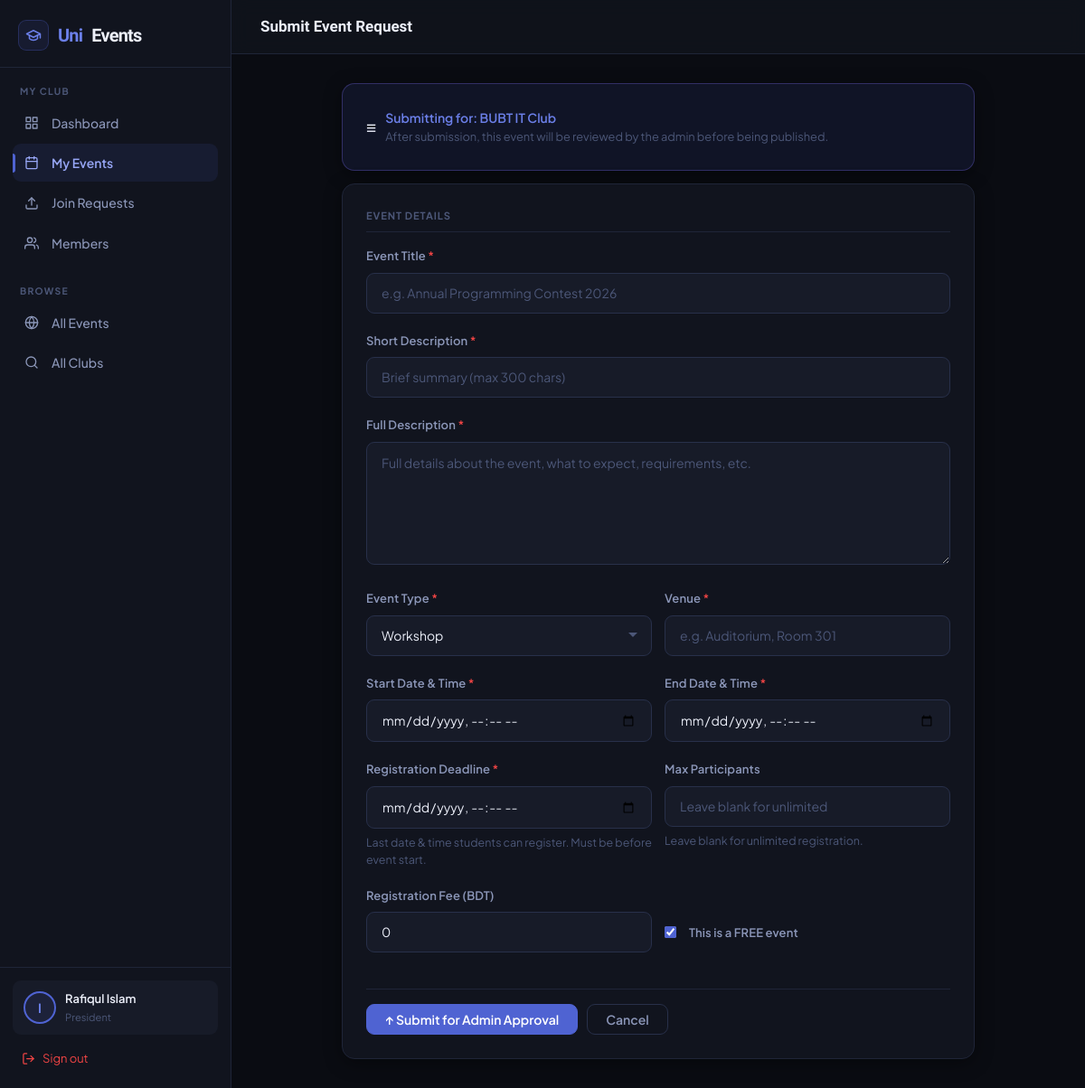
Page /dashboard/president/events/create/ (signed in) on the committed database.
### accounts/models.py (models this page shows, shortened)
class CustomUser(AbstractUser):
    USER_TYPE_CHOICES = (
        ('student', 'Student'),
        ('faculty', 'Faculty'),
        ('admin', 'Administrator'),
        ('president', 'President'),
    )
    user_type = models.CharField(max_length=20, choices=USER_TYPE_CHOICES, default='student')
    student_id = models.CharField(max_length=20, blank=True, null=True)
    phone = models.CharField(max_length=15, blank=True, null=True)
    profile_picture = models.ImageField(upload_to='profile_pics/', blank=True, null=True)
    bio = models.TextField(blank=True, null=True)
    department = models.CharField(max_length=100, blank=True, null=True)
    intake = models.CharField(max_length=20, blank=True, null=True, help_text="e.g. 49, 50, Fall-2022")
    year = models.IntegerField(blank=True, null=True)
    is_verified = models.BooleanField(default=False)

### clubs/models.py (models this page shows, shortened)
class Club(models.Model):
    STATUS_CHOICES = (
        ('active', 'Active'),
        ('inactive', 'Inactive'),
        ('pending', 'Pending Approval'),
    )
    name = models.CharField(max_length=200)
    slug = models.SlugField(unique=True)
    description = models.TextField()
    short_description = models.CharField(max_length=300, blank=True, null=True)
    category = models.ForeignKey(ClubCategory, on_delete=models.SET_NULL, null=True, blank=True)
    logo = models.ImageField(upload_to='club_logos/', blank=True, null=True)
    banner = models.ImageField(upload_to='club_banners/', blank=True, null=True)
    president = models.ForeignKey(settings.AUTH_USER_MODEL, on_delete=models.CASCADE, related_name='president_of')
    vice_president = models.ForeignKey(settings.AUTH_USER_MODEL, on_delete=models.SET_NULL, null=True, blank=True, related_name='vice_president_of')
    faculty_advisor = models.ForeignKey(settings.AUTH_USER_MODEL, on_delete=models.SET_NULL, null=True, blank=True, related_name='faculty_advisor_of')
    email = models.EmailField(blank=True, null=True)
    website = models.URLField(blank=True, null=True)
    social_facebook = models.URLField(blank=True, null=True)
    social_instagram = models.URLField(blank=True, null=True)
    social_linkedin = models.URLField(blank=True, null=True)
    status = models.CharField(max_length=20, choices=STATUS_CHOICES, default='pending')
    established_date = models.DateField(default=timezone.now)
    created_at = models.DateTimeField(auto_now_add=True)
    updated_at = models.DateTimeField(auto_now=True)
    class Meta:
        ordering = ['name']

### dashboard/views.py (the view, shortened to what this page needs)
# urls.py: path('president/events/create/', views.president_event_create, name='president_event_create'),
@login_required
def president_event_create(request):
    user = request.user
    club = Club.objects.filter(president=user, status='active').first()
    if not club:
        messages.error(request, 'Permission denied.')
        return redirect('dashboard')
    event_types = Event.EVENT_TYPE_CHOICES
    context = {'club': club, 'event_types': event_types}
    return render(request, 'dashboard/president/event_form.html', context)

### templates/dashboard/president/event_form.html (shortened to what this page needs)
{% extends 'base.html' %}
{% block page_title %}Submit Event Request{% endblock %}
{% block app_content %}
<div style="max-width:700px;margin:0 auto;">
  <div class="card fade-up" style="margin-bottom:14px;background:var(--a-bg);border-color:rgba(124,110,248,0.3);">
    <div style="display:flex;align-items:center;gap:10px;">
      <span style="font-size:1.2rem;">≡</span>
      <div>
        <div style="font-size:0.875rem;font-weight:600;color:var(--a2);">Submitting for: {{ club.name }}</div>
        <div style="font-size:0.8rem;color:var(--txt3);">After submission, this event will be reviewed by the admin before being published.</div>
      </div>
    </div>
  </div>
  <div class="card fade-up">
    <form method="post" enctype="multipart/form-data" autocomplete="off">
      <div style="font-size:0.7rem;font-weight:700;text-transform:uppercase;letter-spacing:0.08em;color:var(--txt3);margin-bottom:16px;padding-bottom:8px;border-bottom:1px solid var(--border);">Event Details</div>
      <div class="form-group">
        <label>Event Title <span style="color:var(--red)">*</span></label>
        <input type="text" name="title" placeholder="e.g. Annual Programming Contest 2026" required maxlength="200">
      </div>
      <div class="form-group">
        <label>Short Description <span style="color:var(--red)">*</span></label>
        <input type="text" name="short_description" placeholder="Brief summary (max 300 chars)" maxlength="300" required>
      </div>
      <div class="form-group">
        <label>Full Description <span style="color:var(--red)">*</span></label>
        <textarea name="description" rows="5" placeholder="Full details about the event, what to expect, requirements, etc." required></textarea>
      </div>
      <div style="display:grid;grid-template-columns:1fr 1fr;gap:14px;">
        <div class="form-group">
          <label>Event Type <span style="color:var(--red)">*</span></label>
          <select name="event_type" required>
            {% for val, label in event_types %}
            <option value="{{ val }}">{{ label }}</option>
            {% endfor %}
          </select>
        </div>
        <div class="form-group">
          <label>Venue <span style="color:var(--red)">*</span></label>
          <input type="text" name="venue" placeholder="e.g. Auditorium, Room 301" required>
        </div>
      </div>
      <div style="display:grid;grid-template-columns:1fr 1fr;gap:14px;">
        <div class="form-group">
          <label>Start Date & Time <span style="color:var(--red)">*</span></label>
          <input type="datetime-local" name="start_date" required>
        </div>
        <div class="form-group">
          <label>End Date & Time <span style="color:var(--red)">*</span></label>
          <input type="datetime-local" name="end_date" required>
        </div>
      </div>
      <div style="display:grid;grid-template-columns:1fr 1fr;gap:14px;">
        <div class="form-group">
          <label>Registration Deadline <span style="color:var(--red)">*</span></label>
          <input type="datetime-local" name="registration_close" required>
          <div class="form-hint" id="deadline-hint">Last date & time students can register. Must be before event start.</div>
        </div>
        <div class="form-group">
          <label>Max Participants</label>
          <input type="number" name="max_participants" placeholder="Leave blank for unlimited" min="1">
          <div class="form-hint">Leave blank for unlimited registration.</div>
        </div>
      </div>
      <div style="display:grid;grid-template-columns:1fr 1fr;gap:14px;">
        <div class="form-group">
          <label>Registration Fee (BDT)</label>
          <input type="number" name="fee" placeholder="0" step="0.01" min="0" value="0">
        </div>
        <div class="form-group" style="display:flex;align-items:flex-end;padding-bottom:4px;">
          <label style="display:flex;align-items:center;gap:8px;cursor:pointer;">
            <input type="checkbox" name="is_free" checked style="width:auto;" id="is_free_check">
            <span>This is a FREE event</span>
          </label>
        </div>
      </div>
      <div style="display:flex;gap:10px;margin-top:20px;padding-top:16px;border-top:1px solid var(--border);">
        <button type="submit" class="btn btn-primary">↑ Submit for Admin Approval</button>
        <a href="{% url 'president_event_list' %}" class="btn btn-ghost">Cancel</a>
      </div>
    </form>
  </div>
</div>
{% endblock %}

### templates/base.html (shortened to what this page needs)
{% load static %}
<!DOCTYPE html>
<html lang="en">
<head>
</head>
<body>
{% if user.is_authenticated and request.resolver_match.url_name not in 'home,club_list,club_detail,event_list,event_detail,join_club,register,login' %}
<div class="app-layout">
  <aside class="sidebar">
    <div class="sidebar-brand">
      <a href="{% url 'home' %}">
        <div class="sb-icon"><svg width="18" height="18" viewBox="0 0 24 24" fill="none" stroke="currentColor" stroke-width="2" stroke-linecap="round" stroke-linejoin="round" style="color:var(--a2)"><path d="M22 10v6M2 10l10-5 10 5-10 5z"/><path d="M6 12v5c3 3 9 3 12 0v-5"/></svg></div>
        Uni<span>Events</span>
      </a>
    </div>
    {% if user.is_staff or user.user_type == 'admin' %}
    <div class="sb-section">
      <div class="sb-label">Overview</div>
      <ul class="sb-nav">
        <li><a href="{% url 'admin_dashboard' %}" class="{% if request.resolver_match.url_name == 'admin_dashboard' %}active{% endif %}">
          <span class="sb-icon2"><svg width="16" height="16" viewBox="0 0 24 24" fill="none" stroke="currentColor" stroke-width="2" stroke-linecap="round" stroke-linejoin="round"><rect x="3" y="3" width="7" height="7"/><rect x="14" y="3" width="7" height="7"/><rect x="14" y="14" width="7" height="7"/><rect x="3" y="14" width="7" height="7"/></svg></span> Dashboard
        </a></li>
        <li><a href="{% url 'admin_statistics' %}" class="{% if request.resolver_match.url_name == 'admin_statistics' %}active{% endif %}">
          <span class="sb-icon2"><svg width="16" height="16" viewBox="0 0 24 24" fill="none" stroke="currentColor" stroke-width="2" stroke-linecap="round" stroke-linejoin="round"><line x1="18" y1="20" x2="18" y2="10"/><line x1="12" y1="20" x2="12" y2="4"/><line x1="6" y1="20" x2="6" y2="14"/></svg></span> Statistics
        </a></li>
      </ul>
    </div>
    <div class="sb-section">
      <div class="sb-label">Manage</div>
      <ul class="sb-nav">
        <li><a href="{% url 'admin_club_list' %}" class="{% if 'club' in request.resolver_match.url_name %}active{% endif %}">
          <span class="sb-icon2"><svg width="16" height="16" viewBox="0 0 24 24" fill="none" stroke="currentColor" stroke-width="2" stroke-linecap="round" stroke-linejoin="round"><path d="M3 9l9-7 9 7v11a2 2 0 01-2 2H5a2 2 0 01-2-2z"/><polyline points="9 22 9 12 15 12 15 22"/></svg></span> Clubs
        </a></li>
        <li><a href="{% url 'admin_president_list' %}" class="{% if 'president' in request.resolver_match.url_name %}active{% endif %}">
          <span class="sb-icon2"><svg width="16" height="16" viewBox="0 0 24 24" fill="none" stroke="currentColor" stroke-width="2" stroke-linecap="round" stroke-linejoin="round"><circle cx="12" cy="8" r="4"/><path d="M5 20a7 7 0 0114 0"/><path d="M8 7l-2-3M16 7l2-3M12 4V2"/></svg></span> Presidents
        </a></li>
        <li><a href="{% url 'admin_event_requests' %}" class="{% if 'event_request' in request.resolver_match.url_name %}active{% endif %}">
          <span class="sb-icon2"><svg width="16" height="16" viewBox="0 0 24 24" fill="none" stroke="currentColor" stroke-width="2" stroke-linecap="round" stroke-linejoin="round"><path d="M14 2H6a2 2 0 00-2 2v16a2 2 0 002 2h12a2 2 0 002-2V8z"/><polyline points="14 2 14 8 20 8"/><line x1="16" y1="13" x2="8" y2="13"/><line x1="16" y1="17" x2="8" y2="17"/><polyline points="10 9 9 9 8 9"/></svg></span> Event Requests
        </a></li>
      </ul>
    </div>
    <div class="sb-section">
      <div class="sb-label">Browse</div>
      <ul class="sb-nav">
        <li><a href="{% url 'event_list' %}"><span class="sb-icon2"><svg width="16" height="16" viewBox="0 0 24 24" fill="none" stroke="currentColor" stroke-width="2" stroke-linecap="round" stroke-linejoin="round"><rect x="3" y="4" width="18" height="18" rx="2" ry="2"/><line x1="16" y1="2" x2="16" y2="6"/><line x1="8" y1="2" x2="8" y2="6"/><line x1="3" y1="10" x2="21" y2="10"/></svg></span> All Events</a></li>
        <li><a href="{% url 'club_list' %}"><span class="sb-icon2"><svg width="16" height="16" viewBox="0 0 24 24" fill="none" stroke="currentColor" stroke-width="2" stroke-linecap="round" stroke-linejoin="round"><circle cx="11" cy="11" r="8"/><line x1="21" y1="21" x2="16.65" y2="16.65"/></svg></span> All Clubs</a></li>
      </ul>
    </div>
    {% elif user.user_type == 'president' %}
    <div class="sb-section">
      <div class="sb-label">My Club</div>
      <ul class="sb-nav">
        <li><a href="{% url 'president_dashboard' %}" class="{% if request.resolver_match.url_name == 'president_dashboard' %}active{% endif %}">
          <span class="sb-icon2"><svg width="16" height="16" viewBox="0 0 24 24" fill="none" stroke="currentColor" stroke-width="2" stroke-linecap="round" stroke-linejoin="round"><rect x="3" y="3" width="7" height="7"/><rect x="14" y="3" width="7" height="7"/><rect x="14" y="14" width="7" height="7"/><rect x="3" y="14" width="7" height="7"/></svg></span> Dashboard
        </a></li>
        <li><a href="{% url 'president_event_list' %}" class="{% if 'event' in request.resolver_match.url_name %}active{% endif %}">
          <span class="sb-icon2"><svg width="16" height="16" viewBox="0 0 24 24" fill="none" stroke="currentColor" stroke-width="2" stroke-linecap="round" stroke-linejoin="round"><rect x="3" y="4" width="18" height="18" rx="2" ry="2"/><line x1="16" y1="2" x2="16" y2="6"/><line x1="8" y1="2" x2="8" y2="6"/><line x1="3" y1="10" x2="21" y2="10"/></svg></span> My Events
        </a></li>
        <li><a href="{% url 'president_join_requests' %}" class="{% if request.resolver_match.url_name == 'president_join_requests' %}active{% endif %}">
          <span class="sb-icon2"><svg width="16" height="16" viewBox="0 0 24 24" fill="none" stroke="currentColor" stroke-width="2" stroke-linecap="round" stroke-linejoin="round"><path d="M21 15v4a2 2 0 01-2 2H5a2 2 0 01-2-2v-4"/><polyline points="17 8 12 3 7 8"/><line x1="12" y1="3" x2="12" y2="15"/></svg></span> Join Requests
        </a></li>
        <li><a href="{% url 'president_member_list' %}" class="{% if request.resolver_match.url_name == 'president_member_list' %}active{% endif %}">
          <span class="sb-icon2"><svg width="16" height="16" viewBox="0 0 24 24" fill="none" stroke="currentColor" stroke-width="2" stroke-linecap="round" stroke-linejoin="round"><path d="M17 21v-2a4 4 0 00-4-4H5a4 4 0 00-4 4v2"/><circle cx="9" cy="7" r="4"/><path d="M23 21v-2a4 4 0 00-3-3.87M16 3.13a4 4 0 010 7.75"/></svg></span> Members
        </a></li>
      </ul>
    </div>
    <div class="sb-section">
      <div class="sb-label">Browse</div>
      <ul class="sb-nav">
        <li><a href="{% url 'event_list' %}"><span class="sb-icon2"><svg width="16" height="16" viewBox="0 0 24 24" fill="none" stroke="currentColor" stroke-width="2" stroke-linecap="round" stroke-linejoin="round"><circle cx="12" cy="12" r="10"/><line x1="2" y1="12" x2="22" y2="12"/><path d="M12 2a15.3 15.3 0 014 10 15.3 15.3 0 01-4 10 15.3 15.3 0 01-4-10 15.3 15.3 0 014-10z"/></svg></span> All Events</a></li>
        <li><a href="{% url 'club_list' %}"><span class="sb-icon2"><svg width="16" height="16" viewBox="0 0 24 24" fill="none" stroke="currentColor" stroke-width="2" stroke-linecap="round" stroke-linejoin="round"><circle cx="11" cy="11" r="8"/><line x1="21" y1="21" x2="16.65" y2="16.65"/></svg></span> All Clubs</a></li>
      </ul>
    </div>
    {% endif %}
    <div class="sb-footer">
      <div class="sb-user">
        <div class="sb-avatar">
          {% if user.profile_picture %}<img src="{{ user.profile_picture.url }}" style="width:100%;height:100%;object-fit:cover;border-radius:50%;">
          {% else %}{{ user.username|slice:":1"|upper }}{% endif %}
        </div>
        <div style="flex:1;min-width:0;">
          <div class="sb-name">{{ user.get_full_name|default:user.username|truncatechars:18 }}</div>
          <div class="sb-role">{{ user.get_user_type_display }}</div>
        </div>
      </div>
      <a href="{% url 'logout' %}" class="sb-logout">
        <svg width="15" height="15" viewBox="0 0 24 24" fill="none" stroke="currentColor" stroke-width="2" stroke-linecap="round" stroke-linejoin="round"><path d="M9 21H5a2 2 0 01-2-2V5a2 2 0 012-2h4"/><polyline points="16 17 21 12 16 7"/><line x1="21" y1="12" x2="9" y2="12"/></svg> Sign out
      </a>
    </div>
  </aside>
  <div class="app-main">
    <div class="app-topbar">
      <span class="app-topbar-title">{% block page_title %}{% endblock %}</span>
    </div>
    <div class="app-content">
      {% block app_content %}{% endblock %}
    </div>
  </div>
</div>
{% endif %}
</body>
</html>

### rows in the picture
CustomUser: username "I", get_full_name "Rafiqul Islam", user_type "President"
Club: name "BUBT IT Club"

### other values in the picture
form field event_type "Workshop"
